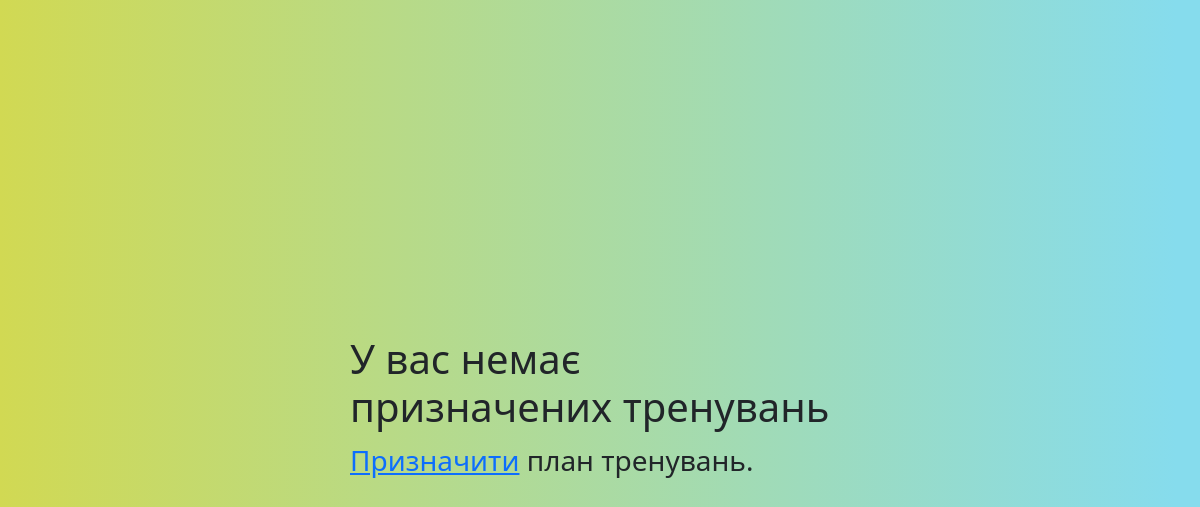
The page /current_train (signed in) on the database as committed earlier.
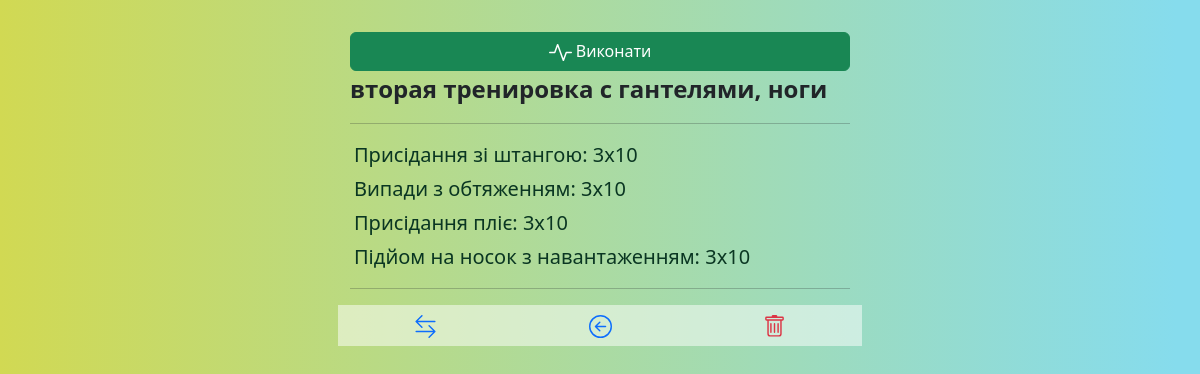
The same page on the database as committed later.
### _models.py (models this page shows, shortened)
class User(db.Model, UserMixin):
    __tablename__ = 'users'
    id = db.Column(db.Integer, primary_key=True)
    name = db.Column(db.String(80), nullable=False, unique=True)
    password = db.Column(db.String(80), nullable=False)
    role = db.Column(db.String(80), nullable=False, default='user')
    email = db.Column(db.String(80), unique=True, nullable=False)
    language = db.Column(db.String(20), default='EN')
    preferences = db.Column(db.Text, default=[])
    date_registration = Column(db.DateTime)
    date_last_activity = Column(db.DateTime)
    trainings = relationship('UserTraining', back_populates='user')

class Training(db.Model):
    __tablename__ = 'trainings'
    training_id = db.Column(db.Integer, primary_key=True)
    name = db.Column(db.String(50), nullable=False)
    local_names = db.Column(db.Text)
    owner = db.Column(db.String(80), default='admin')
    exercises = relationship('Exercise', secondary='training_exercises', overlaps="trainings")
    user_trainings = relationship('UserTraining', back_populates='training', cascade='all, delete-orphan')
    plans = relationship('Plan', secondary='plan_trainings', back_populates='trainings')

### main.py (the view)
@app.route('/current_train', methods=['POST', 'GET'])
@login_required
def current_train():
    languages = config.LANGUAGES
    all_user_trains = get_user_trains(current_user)
    current_train = get_user_assigned_train(current_user)
    if not current_train:
        return render_template('current_train.html')
    if current_train.owner == 'admin':
        train_local_names = json.loads(current_train.local_names)
        train_local_name = train_local_names[current_user.language]
    else:
        train_local_name = current_train.name
    current_train_exlist = []
    workout_started = False
    for exercise in current_train.exercises:
        user_train = UserTraining.query.filter_by(user_id=current_user.id,
                                                  training_id=current_train.training_id,
                                                  assigned=True,
                                                  completed=False
                                                  ).first()
        user_training_exercise = UserTrainingExercise.query.filter_by(user_training_id=user_train.id,
                                                                      exercise_id=exercise.exercise_id
                                                                      ).first()
        ex_loc_names = json.loads(exercise.localized_name)
        ex_loc_name = ex_loc_names[current_user.language]
        current_train_exlist.append([ex_loc_name, user_training_exercise.sets, user_training_exercise.repetitions,
                                     user_training_exercise.weight, user_training_exercise.completed])
    return render_template('current_train.html', current_train=current_train, current_train_exlist=current_train_exlist,
                           train_local_name=train_local_name)

### _logic.py (called while the page is built)
def get_user_trains(user):
    trains = UserTraining.query.filter_by(user_id=user.id).all()
    return trains

def get_user_assigned_train(user):
    user_training = UserTraining.query.filter_by(user_id=user.id, assigned=True, completed=False).first()
    if not user_training:
        return None
    train = Training.query.filter_by(training_id=user_training.training_id).first()
    return train

def load_localization_dict():
    phrases = Localization.query.all()
    phrases_list = {}
    for phrase in phrases:
        translations_dict = json.loads(phrase.translations)
        phrases_list[phrase.key] = translations_dict
    return phrases_list

### main.py (called while the page is built)
@login_manager.user_loader
def load_user(user_id):
    return User.query.get(int(user_id))

@app.context_processor
def inject_local_dict():
    local_dict = load_localization_dict()
    return {'local_dict': local_dict}

### templates/current_train.html (shortened to what this page needs)
{% extends 'base.html' %}
{% block body %}
<div class="account-block pt-3">
    {% if not current_train %}
    <div class="d-flex justify-content-center align-items-center vh-100">
        <div class="fs-3">
        <h1>{{local_dict['No_assigneg_workouts'][current_user.language]}}</h1>
        <p><a href="/plans_all">
            {{local_dict['Assign'][current_user.language]}}</a> {{local_dict['workout_plan'][current_user.language]}}. </p>
        </div>
    </div>
    {% endif %}
    {% if current_train %}
    <form action="/train_progress_start" method="post">
            <div class="mt-3">
                <button type="submit" class="btn btn-success w-100">
                    {{local_dict['Run'][current_user.language]}}
                </button>
            </div>
    </form>
            <div class="fs-4 fw-semibold">
                {{train_local_name}}
            </div>
                <hr>
                    {% for exercise in current_train_exlist %}
                            <div class="m-1 fs-5 {% if exercise[4] %} text-secondary {% else %} text-success-emphasis {% endif %}">
                                    {{ exercise[0] }}: {{ exercise[1] }}x{{exercise[2] }}
                            </div>
                    {% endfor %}
            <hr>
                <div class="">
                    <div class="row mt-1 justify-content-center text-center">
                        <div class="col rounded-0 p-2 btn-train_progress_start">
                            <a href="/plans_all" class="str-link link-primary link-offset-2 link-underline-opacity-25 link-underline-opacity-100-hover">
                            </a>
                        </div>
                        <div class="col rounded-0 p-2 btn-train_progress_start">
                            <a href="/" class="str-link link-primary link-offset-2 link-underline-opacity-25 link-underline-opacity-100-hover">
                            </a>
                        </div>
                        <div class="col rounded-0 p-2 btn-train_progress_start">
                            <a href="/user_complete_train/{{current_train.training_id}}" class="str-link link-danger link-offset-2 link-underline-opacity-25 link-underline-opacity-100-hover">
                            </a>
                        </div>
                    </div>
                </div>
    {% endif %}
</div>
{% endblock %}

### templates/base.html (shortened to what this page needs)
<!doctype html>
<html lang="ru">
<head>
    <link rel="stylesheet" href="{{ url_for('static', filename='css/bootstrap.min.css' )}}">
    <link rel="stylesheet" href="{{ url_for('static', filename='css/main.css' )}}">
    <link href="https://cdnjs.cloudflare.com/ajax/libs/select2/4.1.0-beta.1/css/select2.min.css" rel="stylesheet" />
</head>
<body>
    <div class="container">
        {% block body %}{% endblock %}
    </div>
</body>
</html>

### static/css/main.css (style rules this page uses)
body { background-image: linear-gradient(90deg, rgba(2,0,36,1) 0%, rgba(209,217,83,1) 0%, rgba(134,220,237,1) 98%); background-size: cover; background-repeat: no-repeat; background-attachment: fixed; }
.str-link { display: inline-block; width: 100%; height: 100%; }
.account-block { position: absolute; top: 0; left: 0; width:100%; max-width: 500px; left: 50%; transform: translateX(-50%); }
.btn-train_progress_start { background-color: rgba(255,255,255, 0.5); }

Rows that differ between the two databases and show on the page:
changed User: language "У вас немає призначених тренувань" → "Виконати"; language "Призначити" → (not shown); language "план тренувань" → (not shown)
now on this page (row edited): Training: name "вторая тренировка с гантелями, ноги"
Other text that changed with them:
new list line: "Присідання зі штангою : 3 x 10"
new list line: "Випади з обтяженням : 3 x 10"
new list line: "Присідання пліє : 3 x 10"
new list line: "Підйом на носок з навантаженням : 3 x 10"
